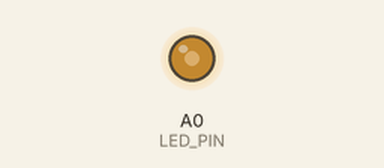
Simulated run of this sketch. Board: Arduino Uno, built with avr-gcc and run on an emulated ATmega328P. On the bench: output pins drawn as LEDs (lit = HIGH). What the sketch prints to the serial monitor is not drawn.

Above: at 0.1 s.
Timing chart, 0 to 1.6 s (numbered marks = the images above):
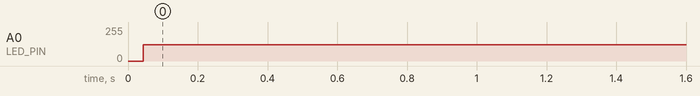

The sketch:

blink_led2.ino
```cpp
// A0ピンにLEDを接続します
#define LED_PIN A0

//
// setup関数
//
void setup() {
  Serial.begin(115200);
  // ピンを出力に設定する
  pinMode(LED_PIN, OUTPUT);
}

//
// loop関数
//
void loop() {
  // HIGHを出力
  digitalWrite(LED_PIN, HIGH);
  delay(1);
  // LOWを出力
  digitalWrite(LED_PIN, LOW);
  delay(1);
  Serial.println("looping");
}
```

Measured:
- by itself, A0 (LED_PIN): 0/255 → 123/255 at 0.04 s
